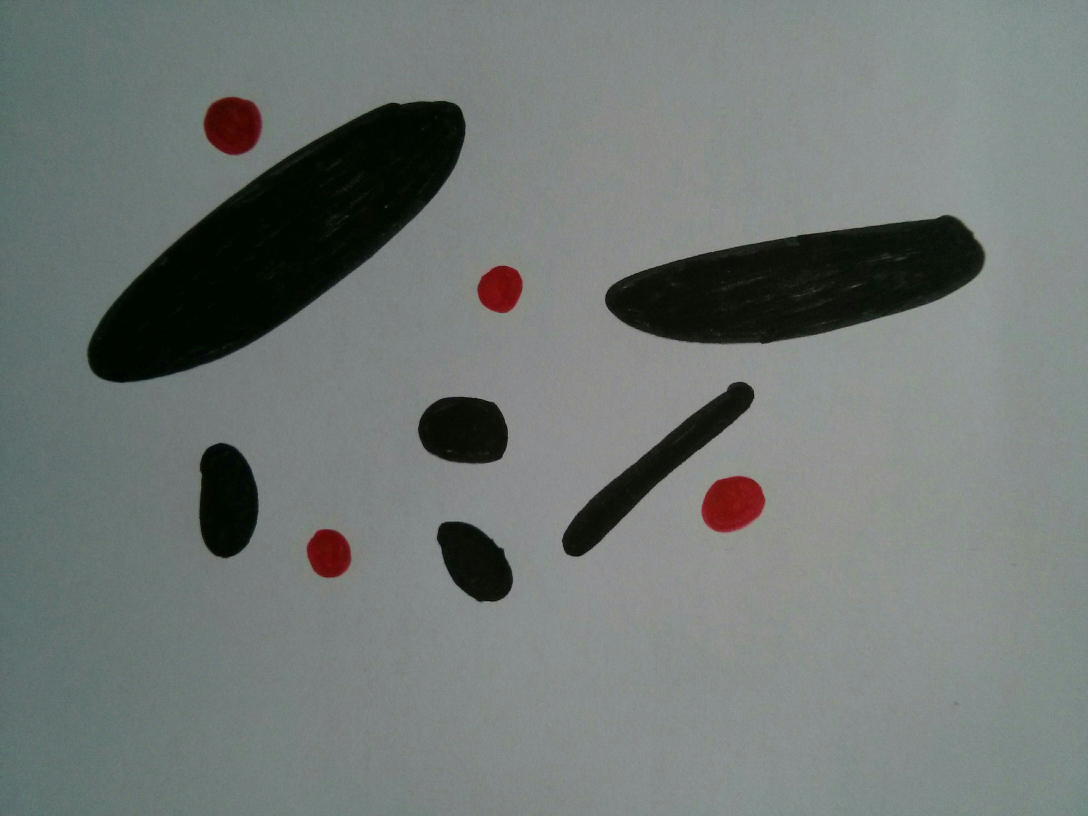
#> input picture doc/notebooks/5_Image_Processing/02_Examples/balls.jpg, 3264 x 2448 px (shown at 1/3 size)
$ jupyter execute Orientation.ipynb   (shell and % lines are left out)   (older library calls are emulated)
#> lines starting #> are read from the running program, lines starting #| are printed output that depends on the picture; after the words box and inside, x2 and y2 are one past the last pixel; in counts of white or black regions, pixels touching at a corner belong together
# Advanced Example: orientation and aspect ratio

In this example, we show how to use inertia matrix of a given labeled object to find its orientation.

[balls.jpg](./balls.jpg)

[cell 1]
from PIL import Image
import numpy as np
import matplotlib.pyplot as plt
from matplotlib import cm
from scipy import ndimage
import pandas as pd
import os

[cell 2]
path = "balls.jpg"
files = os.listdir("./")
if path in files:
    print("Ok, the file is in {0}".format(files))
else:
    print("The file is not in {0} , retry !".format(files))

In order to explain the concepts of inertia and aspect ratio, we use this magnificient hand drawing:

[cell 3]
im = Image.open(path)
#> im is the input picture: PIL image 3264x2448 RGB; mean R, G, B 112.9, 119.2, 116.9
Nc, Nl = im.size
#> Nc = 3264; Nl = 2448
im = im.resize((Nc // 4 ,Nl // 4),Image.ANTIALIAS)
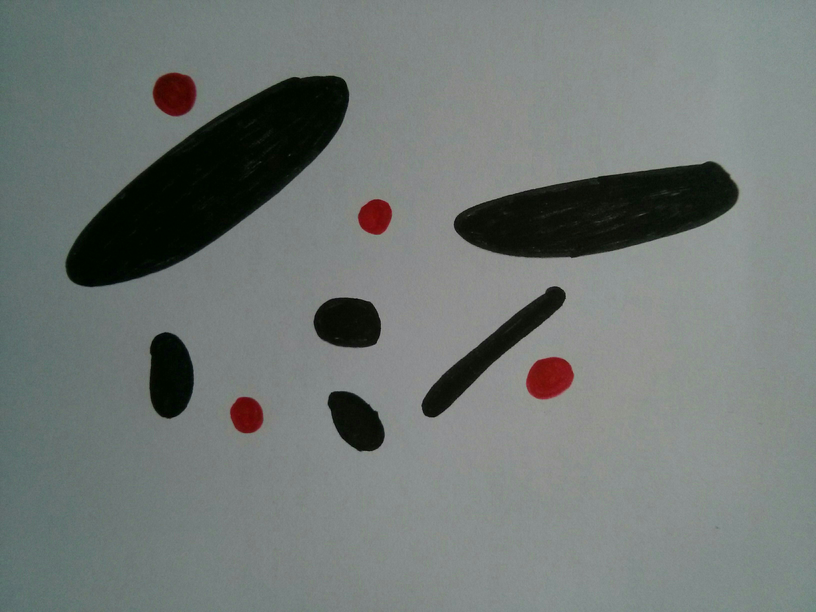
#> im: PIL image 816x612 RGB; mean R, G, B 112.9, 119.2, 116.9
fig, ax = plt.subplots()
#ax.axis("off")
plt.imshow(im)
plt.colorbar()
plt.show()

[cell 4]
R, G, B = im.split()
R = np.array(R)
G = np.array(G)
B = np.array(B)

[cell 5]
plt.figure()
plt.hist(R.flatten(), bins = np.arange(256), histtype = "stepfilled", color = "r", alpha = .3, label = "Red")
plt.hist(G.flatten(), bins = np.arange(256), histtype = "stepfilled", color = "g", alpha = .3, label = "Green")
plt.hist(B.flatten(), bins = np.arange(256), histtype = "stepfilled", color = "b", alpha = .3, label = "Blue")
plt.grid()
plt.legend()
plt.show()
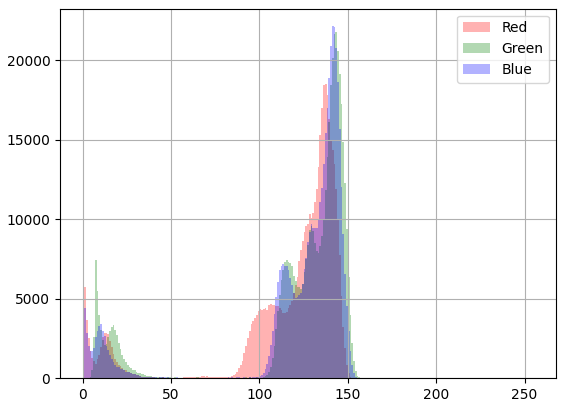
#> figure drawn by matplotlib, 1 panel

Thresholding level is obvious:

[cell 6]
Bt = np.where(B < 50, 1, 0)
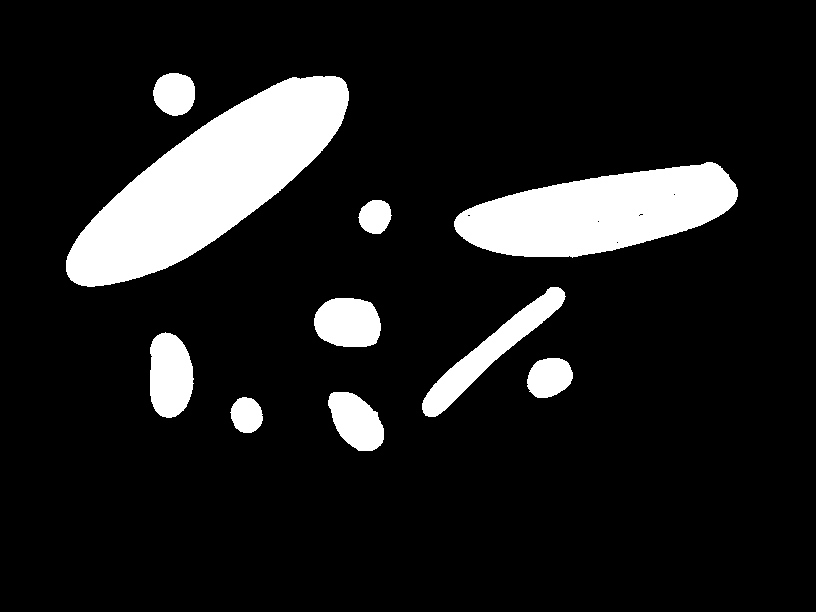
#> Bt: shape (612, 816) int64; values 0 (black) and 1 (white), 12.3% white; 10 white regions, largest, box (x1, y1, x2, y2) and area: (66, 76, 349, 287) 27022, (454, 162, 738, 258) 17443, (422, 287, 566, 417) 4205
plt.figure()
plt.imshow(Bt, cmap = cm.gray)
plt.colorbar()
plt.show()
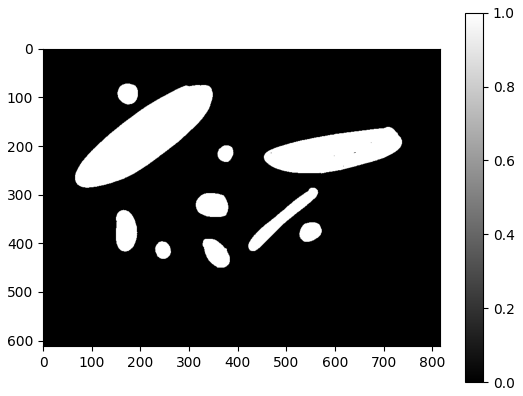
#> figure drawn by matplotlib, 2 panels

[cell 7]
Btc = ndimage.binary_closing(Bt, structure = np.ones((10, 10)))
#> Btc: shape (612, 816) bool; 12.3% white; 10 white regions, largest, box (x1, y1, x2, y2) and area: (66, 76, 349, 287) 27034, (454, 162, 738, 258) 17453, (422, 287, 566, 417) 4205


Bl, number  = ndimage.measurements.label(Btc)
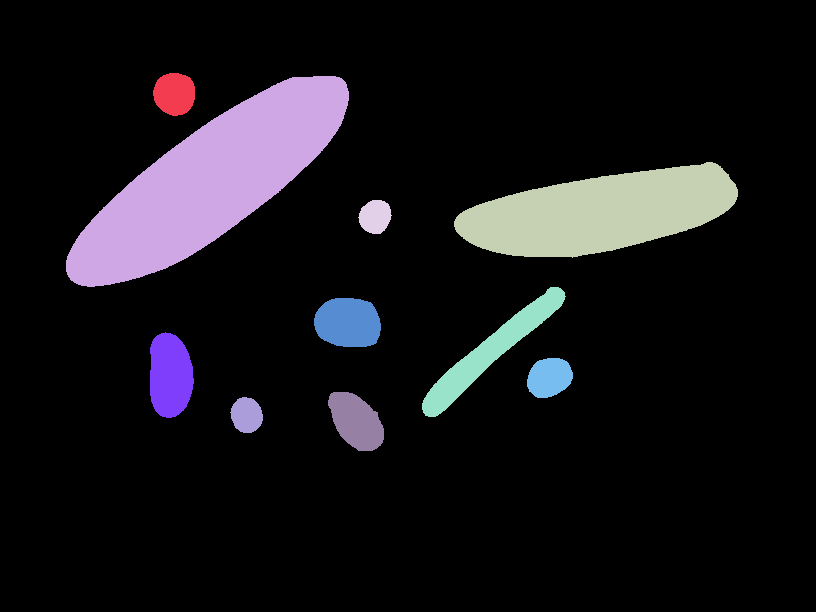
#> Bl: shape (612, 816) int32; 11 distinct labels, from 0 to 10; one colour per label, 0 black
#> number = 10
plt.figure()
plt.imshow(np.where(Bl !=0, Bl, np.nan), cmap = cm.jet)
plt.show()
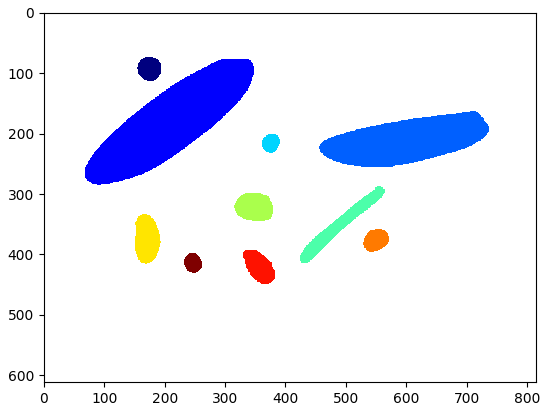
#> figure drawn by matplotlib, 1 panel
number
#> Out = 10

[cell 8]
obj = ndimage.measurements.find_objects(Bl)
#> obj = 10 items
len(obj)
#> Out = 10

## Inertia matrix of an object

The object represented bellow is stretched in a direction. Let's see how we can use its inertia matrix to determine in which direction and how much it is stretched.

[cell 9]
plt.figure()
plt.imshow(np.array(im)[obj[1]])
plt.show()
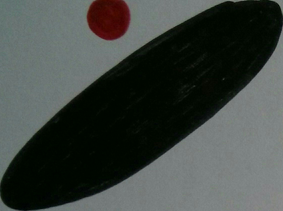
#> shown: shape (211, 283, 3); mean R, G, B 63.8, 69.7, 65.6

The inertia matrix of a 2D object can be defined as follows:

$$
I =
\begin{bmatrix}
I_{xx} & -I_{xy} \\
-I_{xy} & I_{yy} \\
\end{bmatrix}
$$

This matrix is symmetric and, as a consequence, it can be diagonalized in a new frame rotated by an angle $\theta$ in the plane. This frame is composed of the two normalized eigenvectors $(\vec e_1, \vec e_2)$ of the matrix. In this frame, the matrix has two eigenvalues $(I_1, I_2)$ ordered so that $I_1 \geq I_2$. Then:
* $\theta = (\vec x, \vec e_1)$ and,
* The aspect ratio $a = \sqrt{I_1 / I_2}$.

The angle $\theta$ gives the direction of the elongation of the object and $a$ shows how much it is elongated. For example,  if $a == 1$, the object is not elongated whereas if $a=10$ it is 10 times longer in direction 1 than in direction 2 in an inertial point of view.

[cell 10]
data = pd.DataFrame(columns = ["area", "xg", "yg", "Ixx", "Iyy", "Ixy", "I1", "I2", "theta"])
for i in range(len(obj)):
    x, y = np.where(Bl == i+1)
    xg, yg = x.mean(), y.mean()
    x = x - xg
    y = y - yg
    A = len(x)
    Ixx = (y**2).sum()
    Iyy = (x**2).sum()
    Ixy = (x*y).sum()
    I = np.array([[Ixx, -Ixy], [-Ixy, Iyy]])
    eigvals, eigvecs = np.linalg.eig(I)
    eigvals = abs(eigvals)
    loc = np.argsort(eigvals)[::-1]
    d = eigvecs[loc[0]]
    d *= np.sign(d[0])
    theta =  np.degrees(np.arccos(d[1]))
    eigvals = eigvals[loc]
    data.loc[i] = [A, xg, yg, Ixx, Iyy, Ixy, eigvals[0], eigvals[1], theta]
#> this loop made 10 passes
#> (xg, yg, A, Ixx, Iyy, Ixy, I, eigvals) on passes 2 to 5: (181.3, 209.3, 27034, 135996714.1, 77425511.7, -84481330.1, [[135996714.1, 84481330.1], [84481330.1, 77425511.7]], [196124431.6, 17297794.2]), (212, 599.3, 17453, 91877818.9, 8564356.5, -13650302.9, [[91877818.9, 13650302.9], [13650302.9, 8564356.5]], [94057305.9, 6384869.5]), (216.3, 374.8, 872, 57683.6, 64401, -5795.4, [[57683.6, 5795.4], [5795.4, 64401]], [67740.6, 54344]), (351.5, 489.9, 4205, 6513016, 5000053.2, -5509560.7, [[6513016, 5509560.7], [5509560.7, 5000053.2]], [11317786.5, 195282.6])
#> (xg, yg, A, Ixx, Iyy, Ixy, I, eigvals) on passes 1, 7, 9, 10: (93.47, 174.1, 1439, 162480.2, 167754.8, 3011.4, [[162480.2, -3011.4], [-3011.4, 167754.8]], [169120.5, 161114.5]), (375.1, 169.8, 3038, 381086.1, 1449162.8, 43878.9, [[381086.1, -43878.9], [-43878.9, 1449162.8]], [1450962.4, 379286.4]), (420.9, 355.8, 2291, 434354.9, 529292.3, 231598.7, [[434354.9, -231598.7], [-231598.7, 529292.3]], [718236.8, 245410.4]), (414.7, 246.3, 905, 58012.6, 73727, 4876.5, [[58012.6, -4876.5], [-4876.5, 73727]], [75117.3, 56622.3])
data.sort_values("area", inplace = True, ascending = False)
data["aspect_ratio"] = (data.I1 / data.I2)**.5

data[["area","theta", "aspect_ratio"]]

[cell 11]
fig = plt.figure()
counter = 1
for i in data.index.values:
    ax = fig.add_subplot(3,4, counter)
    z = Image.fromarray(np.array(im)[obj[i]])
    z = z.rotate(-data.loc[i, "theta"]+90, expand = True)
    z = np.array(z)
    plt.imshow(z)
    plt.title(str(i))
    ax.axis("off")
    counter += 1
#> this loop made 10 passes
#> pass 1, `z = z.rotate(-data.loc[i, "theta"]+90, expand = True)`:
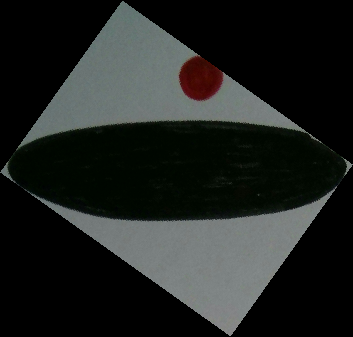
#> z: PIL image 353x337 RGB; mean R, G, B 32, 35, 32.9
#> pass 3, `z = Image.fromarray(np.array(im)[obj[i]])`:
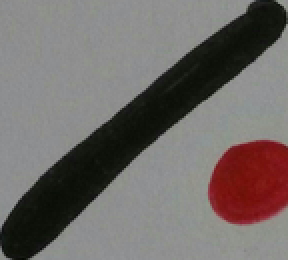
#> z: PIL image 144x130 RGB (shown 2 times larger); mean R, G, B 112.8, 106.7, 104.2
#> after the loop, counter = 11
    #plt.grid()
plt.show()
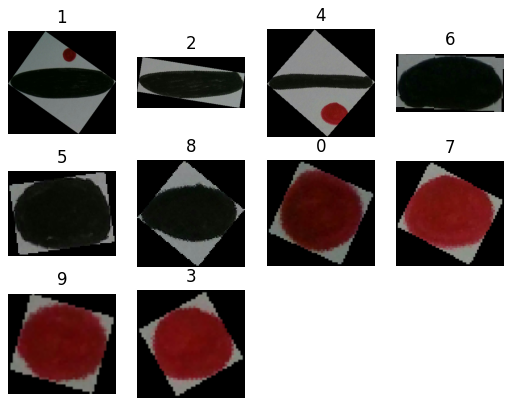
#> figure drawn by matplotlib, 10 panels
